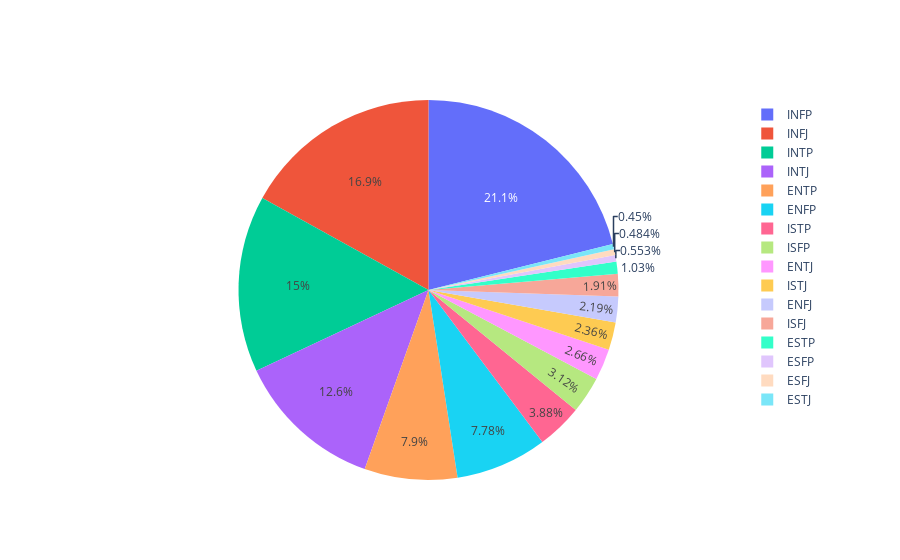

Write notebook code for a chart like this one.
### Code cell
cnt = MB_dataset.groupby(['type'])['posts'].count()
pie = go.Pie(labels=cnt.index, values=cnt.values)
fig = go.Figure(data=[pie])
py.iplot(fig)

### Figure 1 — Plotly figure (JSON) as saved in the notebook; plotly's stock layout.template omitted (floating-point values rounded to 4 significant figures)
{"data": [{"labels": ["ENFJ", "ENFP", "ENTJ", "ENTP", "ESFJ", "ESFP", "ESTJ", "ESTP", "INFJ", "INFP", "INTJ", "INTP", "ISFJ", "ISFP", "ISTJ", "ISTP"], "type": "pie", "values": [190, 675, 231, 685, 42, 48, 39, 89, 1470, 1832, 1091, 1304, 166, 271, 205, 337]}], "layout": {}}
